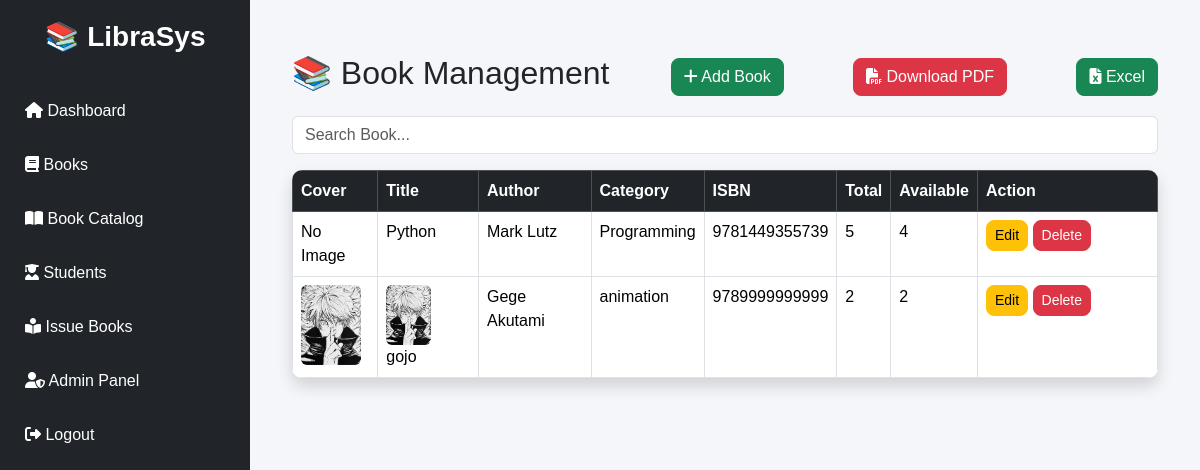
The app's page /books/ (signed in) with its own data.
### library/models.py (models this page shows, shortened)
class Book(models.Model):
    title = models.CharField(max_length=200)
    author = models.CharField(max_length=100)
    isbn = models.CharField(max_length=20, unique=True)
    cover = models.ImageField(upload_to='book_covers/', blank=True, null=True)
    category = models.CharField(max_length=100)
    quantity = models.PositiveIntegerField(default=1)
    available = models.PositiveIntegerField(default=1)
    added_on = models.DateTimeField(auto_now_add=True)

### library/views.py (the view)
# urls.py: path('books/', views.book_list, name='book_list'),
@login_required
@user_passes_test(lambda u: u.is_staff)
def book_list(request):
    search = request.GET.get("search")
    if search:
        books = Book.objects.filter(
            title__icontains=search
        )
    else:
        books = Book.objects.all()
    return render(request, "library/book_list.html", {
        "books": books
    })

### library/templates/library/book_list.html
{% extends 'library/base.html' %}
{% block content %}
<div class="container mt-4">
    <div class="d-flex justify-content-between align-items-center mb-3">
        <h2>📚 Book Management</h2>
        <a href="{% url 'add_book' %}" class="btn btn-success">
    <i class="fas fa-plus"></i> Add Book
</a>
<a href="{% url 'books_pdf' %}" class="btn btn-danger ms-2">
    <i class="fas fa-file-pdf"></i> Download PDF
</a>
<a href="{% url 'books_excel' %}" class="btn btn-success ms-2">
    <i class="fas fa-file-excel"></i> Excel
</a>
    </div>
    <form method="GET" class="mb-3">
        <input
            type="text"
            name="search"
            class="form-control"
            placeholder="Search Book..."
            value="{{ request.GET.search }}">
    </form>
    <table class="table table-bordered table-hover shadow">
        <thead class="table-dark">
            <tr>
                <th>Cover</th>
                <th>Title</th>
                <th>Author</th>
                <th>Category</th>
                <th>ISBN</th>
                <th>Total</th>
                <th>Available</th>
                <th width="180">Action</th>
            </tr>
        </thead>
        <tbody>
        {% for book in books %}
        <tr>
             <td>
        {% if book.cover %}
        <img src="{{ book.cover.url }}"
             width="60"
             height="80"
             style="object-fit:cover;border-radius:6px;">
        {% else %}
        No Image
        {% endif %}
        </td>
            <td>
                {% if book.cover %}
               <img src="{{ book.cover.url }}"
               width="45"
               height="60"
               class="me-2 rounded">
               {% endif %}
               {{ book.title }}
            </td>
            <td>{{ book.author }}</td>
            <td>{{ book.category }}</td>
            <td>{{ book.isbn }}</td>
            <td>{{ book.quantity }}</td>
            <td>{{ book.available }}</td>
            <td>
                <a href="{% url 'edit_book' book.id %}" class="btn btn-warning btn-sm">
                    Edit
                </a>
                <a href="{% url 'delete_book' book.id %}"
                   class="btn btn-danger btn-sm"
                   onclick="return confirm('Delete this book?');">
                    Delete
                </a>
            </td>
        </tr>
        {% empty %}
        <tr>
            <td colspan="7" class="text-center">
                No Books Found
            </td>
        </tr>
        {% endfor %}
        </tbody>
    </table>
</div>
{% endblock %}

### library/templates/library/base.html (shortened to what this page needs)
<!DOCTYPE html>
<html lang="en">
<head>
    <link href="https://cdn.jsdelivr.net/npm/bootstrap@5.3.3/dist/css/bootstrap.min.css" rel="stylesheet">
    <link rel="stylesheet" href="https://cdnjs.cloudflare.com/ajax/libs/font-awesome/6.6.0/css/all.min.css">
</head>
<body>
<div class="sidebar">
    <h3>📚 LibraSys</h3>
    <a href="{% url 'dashboard' %}">
        <i class="fas fa-home"></i> Dashboard
    </a>
    <a href="{% url 'book_list' %}">
        <i class="fas fa-book"></i> Books
    </a>
    <a href="{% url 'public_books' %}">
    <i class="fas fa-book-open"></i> Book Catalog
    </a>
    <a href="{% url 'student_list' %}">
        <i class="fas fa-user-graduate"></i> Students
    </a>
    <a href="{% url 'issue_list' %}">
        <i class="fas fa-book-reader"></i> Issue Books
    </a>
    <a href="/admin/">
        <i class="fas fa-user-shield"></i> Admin Panel
    </a>
    <a href="/admin/logout/">
        <i class="fas fa-sign-out-alt"></i> Logout
    </a>
</div>
<div class="content">
    {% block content %}
    {% endblock %}
</div>
</body>
</html>

### library/templates/library/base.html (style rules this page uses)
body { margin:0; background:#f4f6f9; font-family:Arial, Helvetica, sans-serif; }
.sidebar { width:250px; height:100vh; position:fixed; background:#212529; color:white; padding-top:20px; }
.sidebar h3 { text-align:center; margin-bottom:30px; font-weight:bold; }
.sidebar a { display:block; color:white; text-decoration:none; padding:15px 25px; transition:.3s; }
.content { margin-left:250px; padding:30px; }
.btn { border-radius:8px; }
.table { border-radius:10px; overflow:hidden; }

### records on screen
Book: cover "No Image", title "Python", author "Mark Lutz", category "Programming", isbn "9781449355739", quantity "5", available "4"
Book: cover (picture), title "gojo", author "Gege Akutami", category "animation", isbn "9789999999999", quantity "2", available "2"
